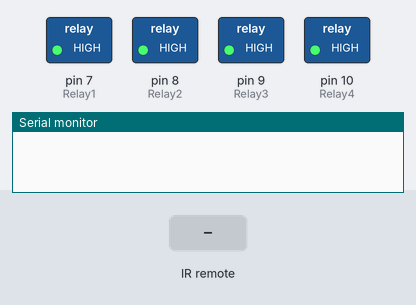
The sketch below on a simulated Arduino Uno, built with avr-gcc and run on an emulated ATmega328P. Parts: switched loads named in the sketch (green lamp = pin HIGH), the last lines printed to the serial monitor. Dashed ring = blinking. Inputs (shaded band) come from the test bench.

Above: at 1.2 s.
1.3 s: infrared code 0x1FE50AF received
At 1.56 s:
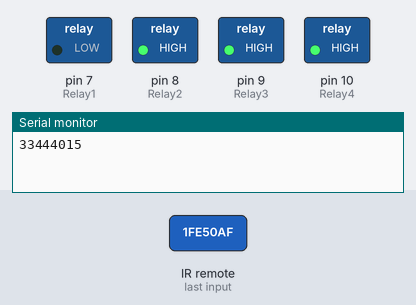
4.3 s: infrared code 0x1FED827 received
At 4.47 s:
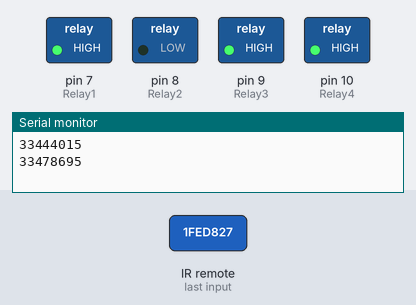
7.3 s: infrared code 0x1FEF807 received
At 7.48 s:
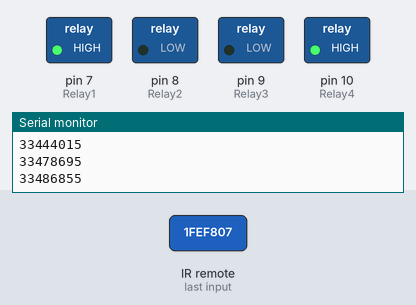
10.3 s: infrared code 0x1FE30CF received
At 10.6 s:
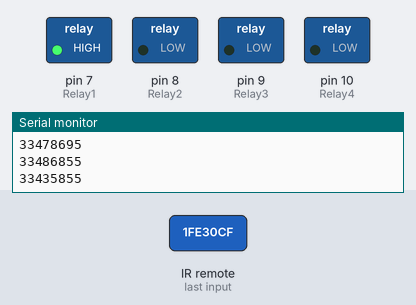
13.3 s: infrared code 0x1FE50AF received
At 13.61 s:
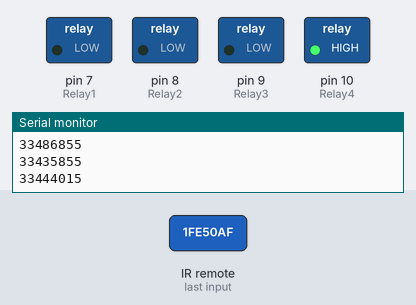
16.3 s: infrared code 0x1FED827 received
At 16.62 s:
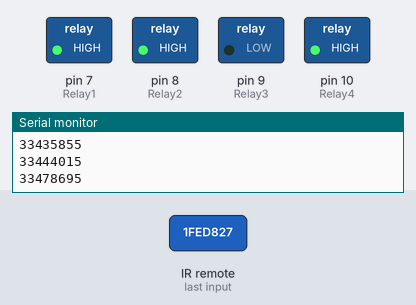
Timing chart, 0 to 20.3 s (numbered marks = the images above; inputs shaded):
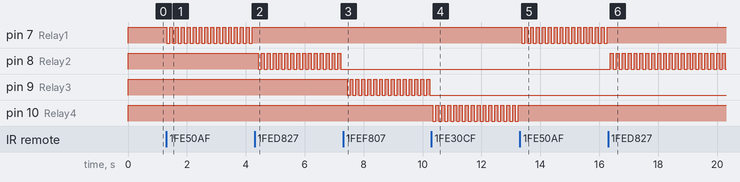

The sketch:

HomeAutomation_using_Remote.ino
```cpp
//  Before running this code make sure to copy the IRremote folder to your Arduino Librabries
//  and also delete any previous library on IR remote
//  Developed By Naman Sinha
// https://namansinha.in

#include <IRremote.h>

int IRpin = 12;
IRrecv irrecv(IRpin);
decode_results results;
int Relay1=7;               // Initializing the pins for Relay
int Relay2=8;
int Relay3=9;
int Relay4=10;
int val1=0;                 // Inializing the variable for storing the last status of Relay_pins
int val2=0;
int val3=0;
int val4=0;

void setup()
{
  Serial.begin(9600);
  irrecv.enableIRIn(); // Start the receiver
  pinMode(Relay1,OUTPUT);
  pinMode(Relay2,OUTPUT);
  pinMode(Relay3,OUTPUT);
  pinMode(Relay4,OUTPUT);
  digitalWrite(Relay1,HIGH);
  digitalWrite(Relay2,HIGH);
  digitalWrite(Relay3,HIGH);
  digitalWrite(Relay4,HIGH);
}
void loop()

{
  if (irrecv.decode(&results))
    {
     Serial.println(results.value); // Print the Serial 'results.value'
      delay(10);

     irrecv.resume();   // Receive the next value
    }


    if(results.value==33444015)
    {
      val1=digitalRead(Relay1);
      if(val1==0)
      {
        digitalWrite(Relay1,HIGH);
        val1=1;
        delay(100);
      }
      else
      {
      digitalWrite(Relay1,LOW);
      val1=0;
      delay(100);
      }
    }


     if(results.value==33478695)
    {
      val1=digitalRead(Relay2);
      if(val2==0)
      {
        digitalWrite(Relay2,HIGH);
        val2=1;
        delay(100);
      }
       else
      {
      digitalWrite(Relay2,LOW);
      val2=0;
      delay(100);
      }
    }


     if(results.value==33486855)
    {
      val1=digitalRead(Relay3);
      if(val3==0)
      {
        digitalWrite(Relay3,HIGH);
        val3=1;
        delay(100);
      }
       else
      {
      digitalWrite(Relay3,LOW);
      val3=0;
      delay(100);
      }
    }


     if(results.value==33435855)
    {
      val4=digitalRead(Relay4);
      if(val4==0)
      {
        digitalWrite(Relay4,HIGH);
        val4=1;
        delay(100);
      }
       else
      {
      digitalWrite(Relay4,LOW);
      val4=0;
       delay(100);
      }
    }

}
```

Measured:
- after the input at 1.3 s, pin 7 (Relay1): alternates HIGH for 0.10 s and LOW for 0.10 s, starting at once
- after the input at 4.3 s, pin 7 (Relay1): stops changing and stays HIGH; pin 8 (Relay2): alternates HIGH for 0.10 s and LOW for 0.10 s, starting after 0.12 s
- after the input at 7.3 s, pin 8 (Relay2): stops changing and stays LOW; pin 9 (Relay3): alternates HIGH for 0.10 s and LOW for 0.10 s, starting after 0.14 s
- after the input at 10.3 s, pin 9 (Relay3): stops changing and stays LOW; pin 10 (Relay4): alternates HIGH for 0.10 s and LOW for 0.10 s, starting after 0.05 s
- after the input at 13.3 s, pin 7 (Relay1): alternates HIGH for 0.10 s and LOW for 0.10 s, starting after 0.06 s; pin 10 (Relay4): stops changing and stays HIGH
- after the input at 16.3 s, pin 7 (Relay1): stops changing and stays HIGH; pin 8 (Relay2): alternates HIGH for 0.10 s and LOW for 0.10 s, starting after 0.08 s
